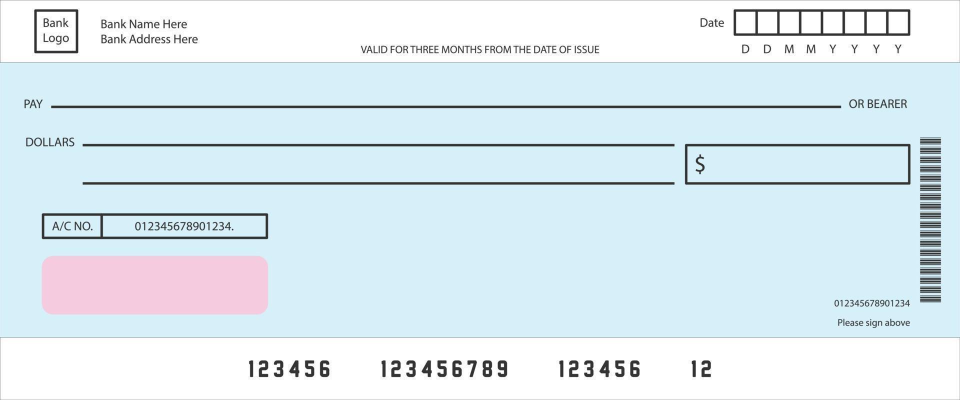
#> input picture artifacts/ssbi_source_inspect/bank-check-security-1.0.0/data/sources/checks/data/check_001.jpg, 1920 x 800 px (shown at 1/2 size)
$ python -i preprocessing.py   (imports and definitions only)
#> lines starting #> are read from the running program, lines starting #| are printed output that depends on the picture; after the words box and inside, x2 and y2 are one past the last pixel; in counts of white or black regions, pixels touching at a corner belong together
"""Shared, deterministic signature preprocessing + train-only augmentation.

One implementation is used by training AND evaluation (no train/test drift).

Pipeline (identical for every image):
  1. decode (grayscale)
  2. light blur (3x3)
  3. Otsu binarization + THRESH_BINARY_INV  -> ink (foreground) becomes 255
  4. crop to the ink bounding box
  5. resize preserving aspect ratio (NO stretching)
  6. center-pad to a fixed W x H canvas

Augmentation is applied AFTER the canvas is built, ONLY during training
(constructive random rotation ~±5deg, small translation, mild scale). It never
changes writer identity (no flips, no large rotation, no perspective warp).

The returned tensor is [C, H, W] float32 in [0, 1] (ink high), broadcast to 3
channels (choice: keep the pretrained ImageNet ResNet18 conv1 untouched) and
normalized with ImageNet statistics.
"""

from __future__ import annotations

import cv2
import numpy as np
import torch

from .config import (
    IMAGENET_MEAN,
    IMAGENET_STD,
    ExperimentConfig,
)

_INK = 255.0


# [5 lines left out: function read_gray, not called in this run]


def binarize_ink(img: np.ndarray) -> np.ndarray:
    """Light blur + Otsu + THRESH_BINARY_INV -> ink = 255 (foreground)."""
    blurred = cv2.GaussianBlur(img, (3, 3), 0)
    _, bin_img = cv2.threshold(blurred, 0, 255, cv2.THRESH_BINARY + cv2.THRESH_OTSU)
    return cv2.bitwise_not(bin_img)


# [84 lines left out: functions crop_to_ink, fit_to_canvas, _affine_augment, canvas_to_tensor, preprocess, not called in this run]

>>> import cv2
>>> picture = cv2.imread('../../../artifacts/ssbi_source_inspect/bank-check-security-1.0.0/data/sources/checks/data/check_001.jpg', cv2.IMREAD_GRAYSCALE)
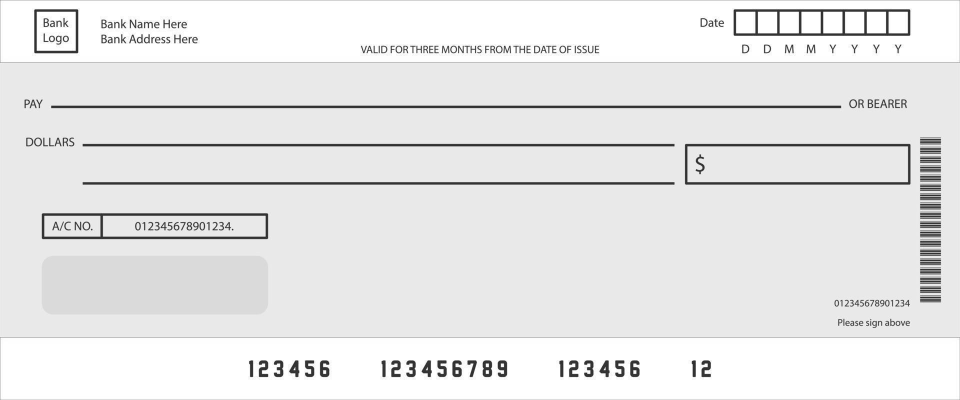
#> picture: shape (800, 1920) (shown at 1/2 size); min 19, max 255, mean 231
>>> result = binarize_ink(picture)
#> in binarize_ink, `_, bin_img = cv2.threshold(blurred, 0, 255, cv2.THRESH_BINARY + cv2.TH..`:
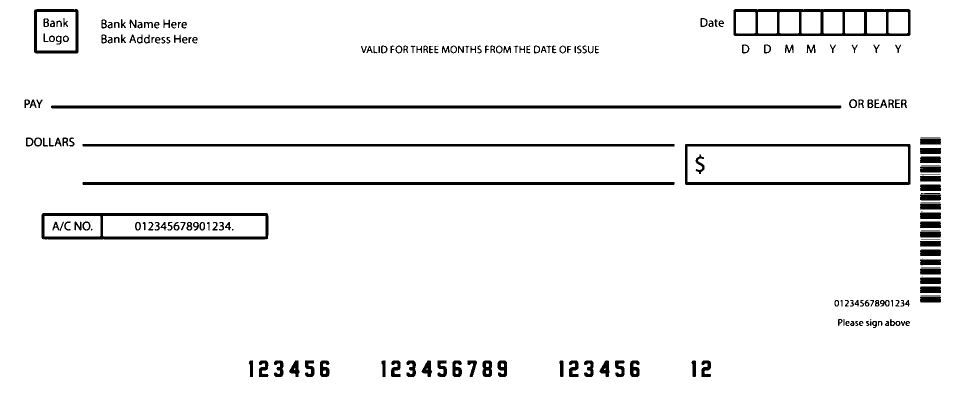
#> bin_img: shape (800, 1920) (shown at 1/2 size); 95.2% white; 218 black regions (4 under 20 px), largest, box (x1, y1, x2, y2) and area: (102, 211, 1683, 217) 9478, (165, 364, 1349, 370) 7101, (83, 426, 537, 479) 6115
#> in binarize_ink, `return cv2.bitwise_not(bin_img)`:
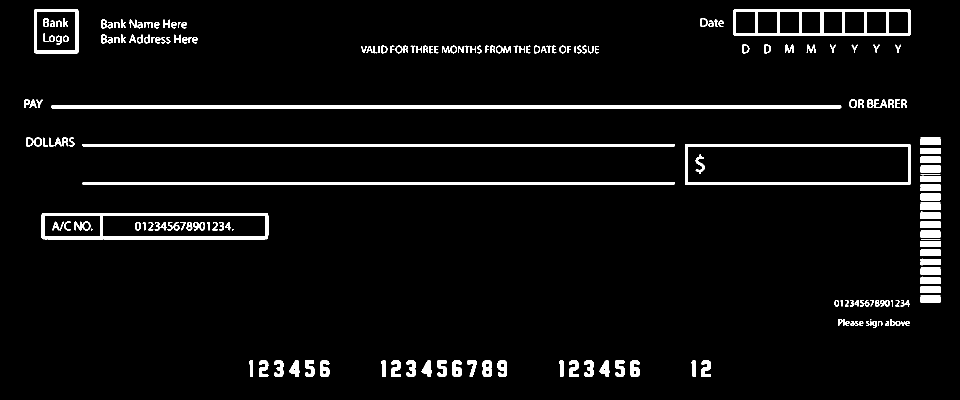
#> returned value: shape (800, 1920) (shown at 1/2 size); 4.8% white; 218 white regions (4 under 20 px), largest, box (x1, y1, x2, y2) and area: (102, 211, 1683, 217) 9478, (165, 364, 1349, 370) 7101, (83, 426, 537, 479) 6115

$ run again, on artifacts/ssbi_source_inspect/bank-check-security-1.0.0/data/sources/checks/data/check_008.jpg
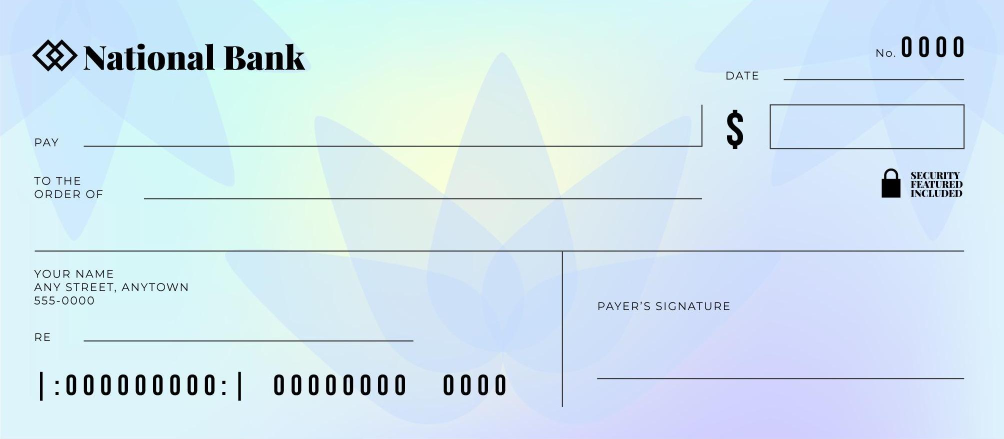
#> input picture artifacts/ssbi_source_inspect/bank-check-security-1.0.0/data/sources/checks/data/check_008.jpg, 2007 x 877 px (shown at 1/2 size)
#> in binarize_ink, `_, bin_img = cv2.threshold(blurred, 0, 255, cv2.THRESH_BINARY + cv2.TH..`:
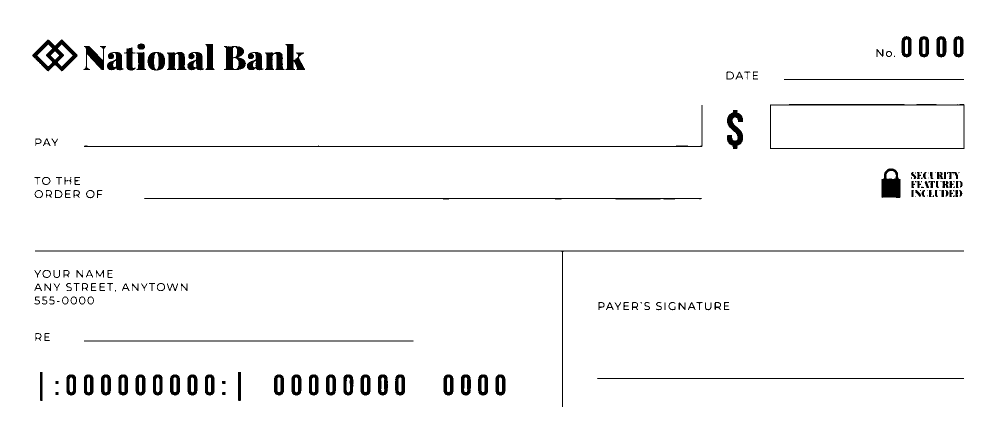
#> bin_img: shape (877, 2007) (shown at 1/2 size); 97% white; 175 black regions (26 under 20 px), largest, box (x1, y1, x2, y2) and area: (70, 501, 1928, 814) 4340, (168, 210, 1405, 294) 2671, (288, 396, 1404, 399) 2370
#> in binarize_ink, `return cv2.bitwise_not(bin_img)`:
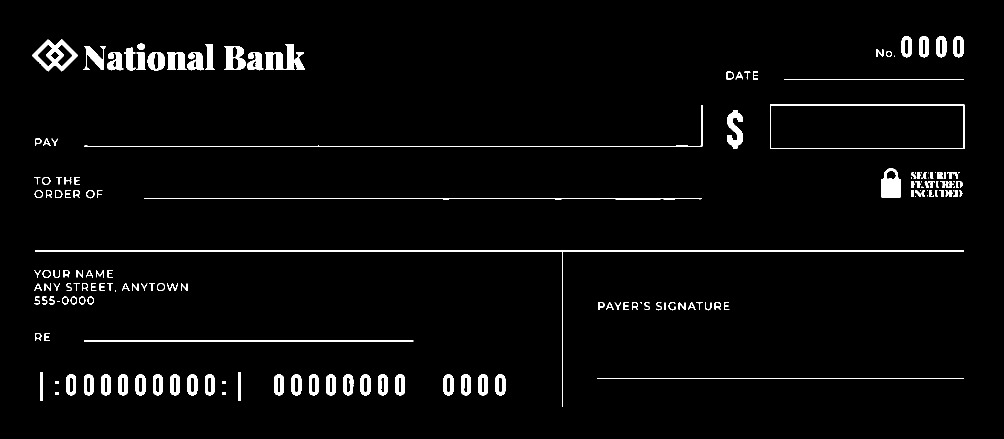
#> returned value: shape (877, 2007) (shown at 1/2 size); 3% white; 175 white regions (26 under 20 px), largest, box (x1, y1, x2, y2) and area: (70, 501, 1928, 814) 4340, (168, 210, 1405, 294) 2671, (288, 396, 1404, 399) 2370

$ run again, on artifacts/ssbi_source_inspect/bank-check-security-1.0.0/data/sources/checks/data/check_009.jpg
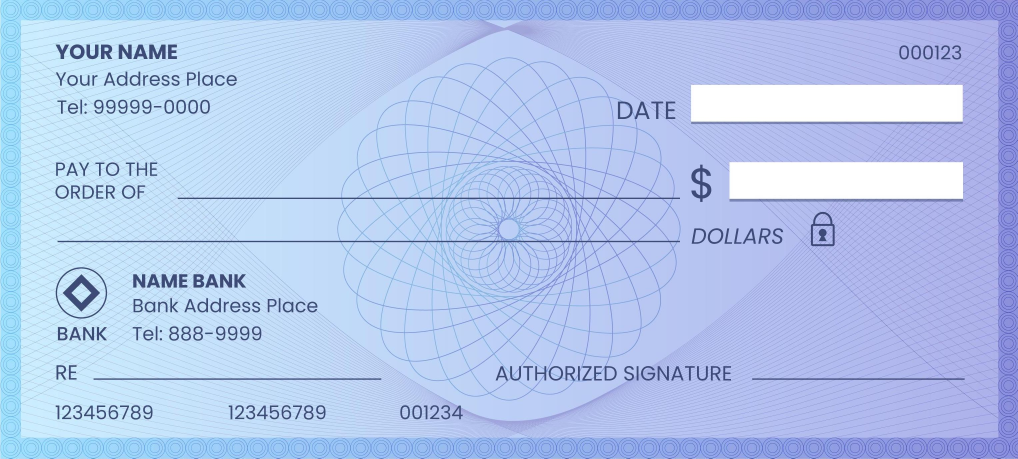
#> input picture artifacts/ssbi_source_inspect/bank-check-security-1.0.0/data/sources/checks/data/check_009.jpg, 3053 x 1375 px (shown at 1/3 size)
#> in binarize_ink, `_, bin_img = cv2.threshold(blurred, 0, 255, cv2.THRESH_BINARY + cv2.TH..`:
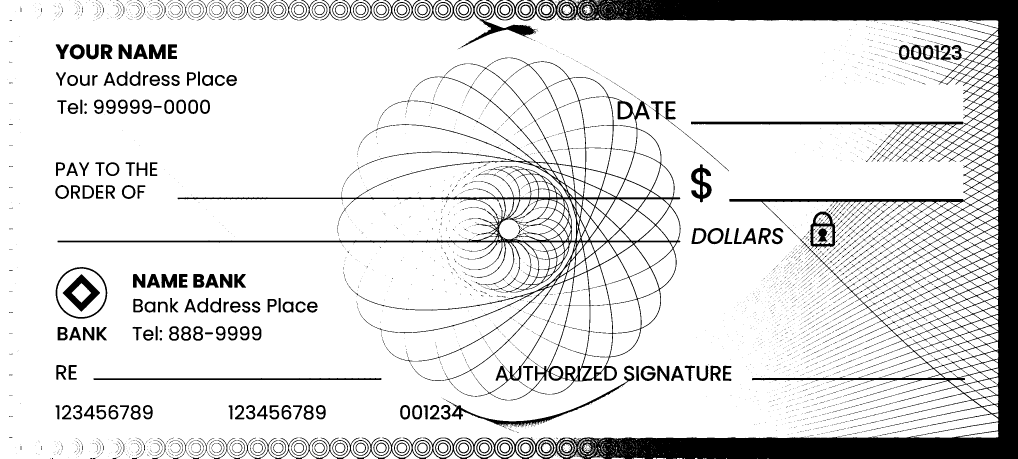
#> bin_img: shape (1375, 3053) (shown at 1/3 size); 87% white; 3702 black regions (3347 under 20 px), largest, box (x1, y1, x2, y2) and area: (515, 0, 3053, 1375) 327476, (172, 173, 2042, 1201) 76072, (1338, 1097, 1903, 1283) 5617
#> in binarize_ink, `return cv2.bitwise_not(bin_img)`:
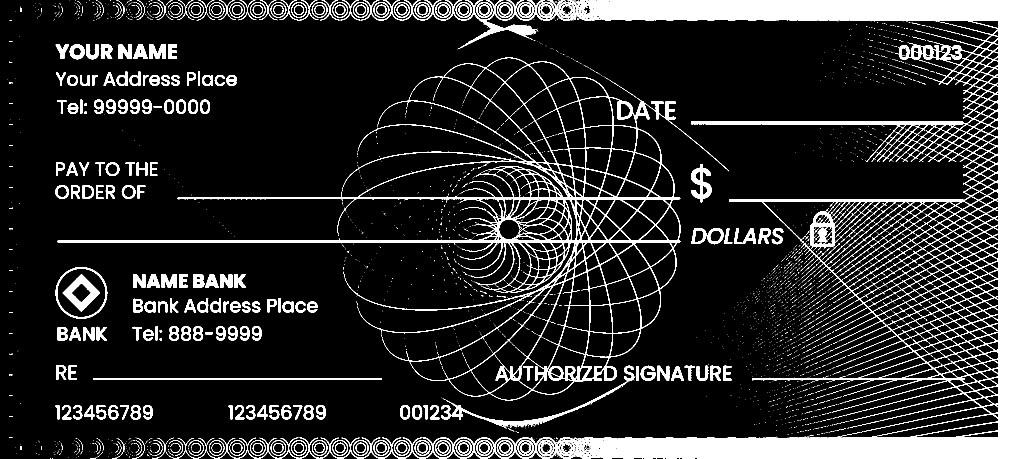
#> returned value: shape (1375, 3053) (shown at 1/3 size); 13% white; 3702 white regions (3347 under 20 px), largest, box (x1, y1, x2, y2) and area: (515, 0, 3053, 1375) 327476, (172, 173, 2042, 1201) 76072, (1338, 1097, 1903, 1283) 5617

$ run again, on artifacts/ssbi_source_inspect/bank-check-security-1.0.0/data/sources/checks/data/check_010.jpg
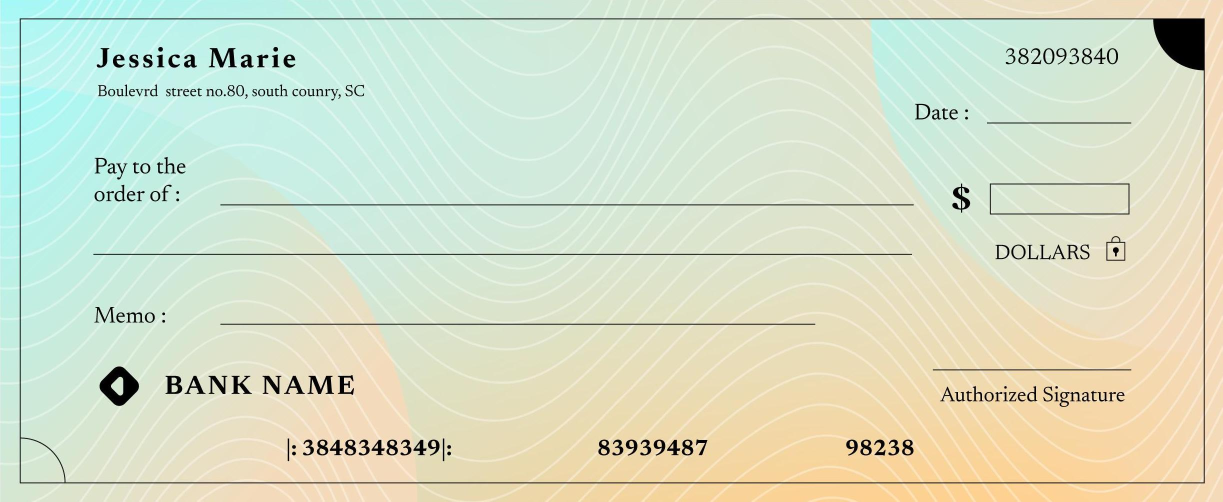
#> input picture artifacts/ssbi_source_inspect/bank-check-security-1.0.0/data/sources/checks/data/check_010.jpg, 2445 x 1003 px (shown at 1/2 size)
#> in binarize_ink, `_, bin_img = cv2.threshold(blurred, 0, 255, cv2.THRESH_BINARY + cv2.TH..`:
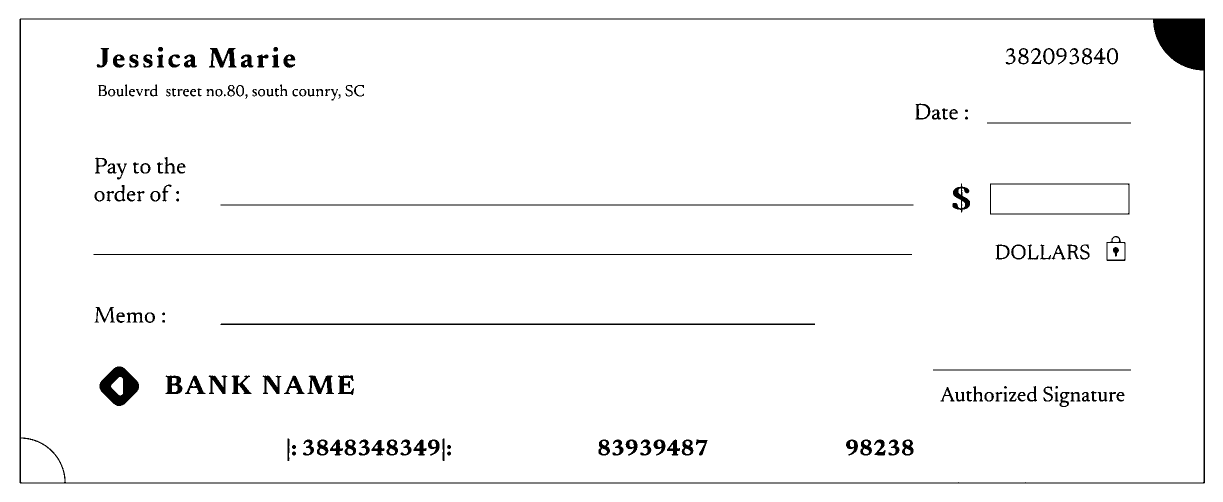
#> bin_img: shape (1003, 2445) (shown at 1/2 size); 96.9% white; 162 black regions (1 under 20 px), largest, box (x1, y1, x2, y2) and area: (39, 37, 2410, 967) 23407, (441, 647, 1630, 650) 3566, (199, 733, 278, 812) 3484
#> in binarize_ink, `return cv2.bitwise_not(bin_img)`:
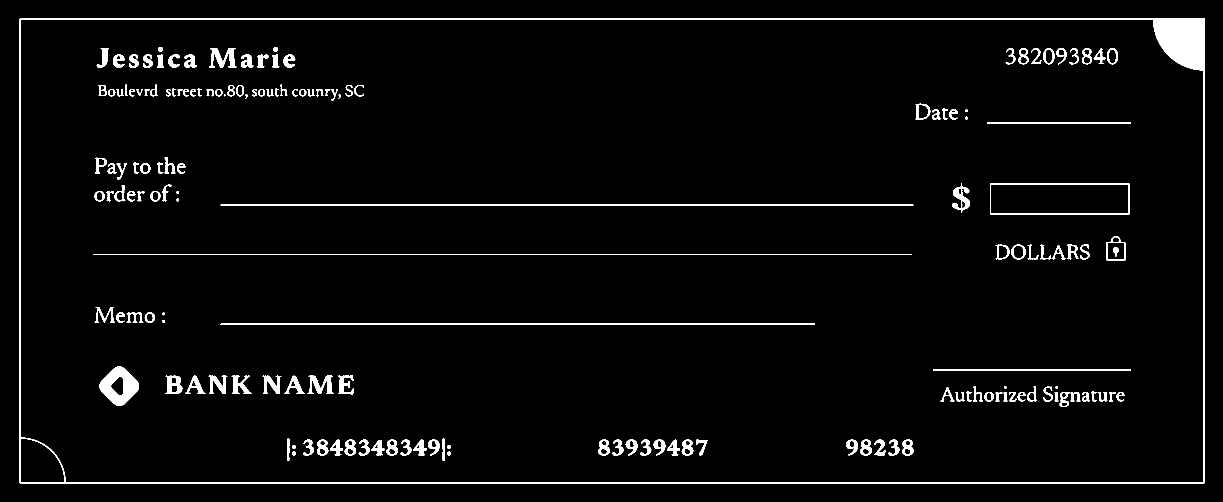
#> returned value: shape (1003, 2445) (shown at 1/2 size); 3.1% white; 162 white regions (1 under 20 px), largest, box (x1, y1, x2, y2) and area: (39, 37, 2410, 967) 23407, (441, 647, 1630, 650) 3566, (199, 733, 278, 812) 3484
